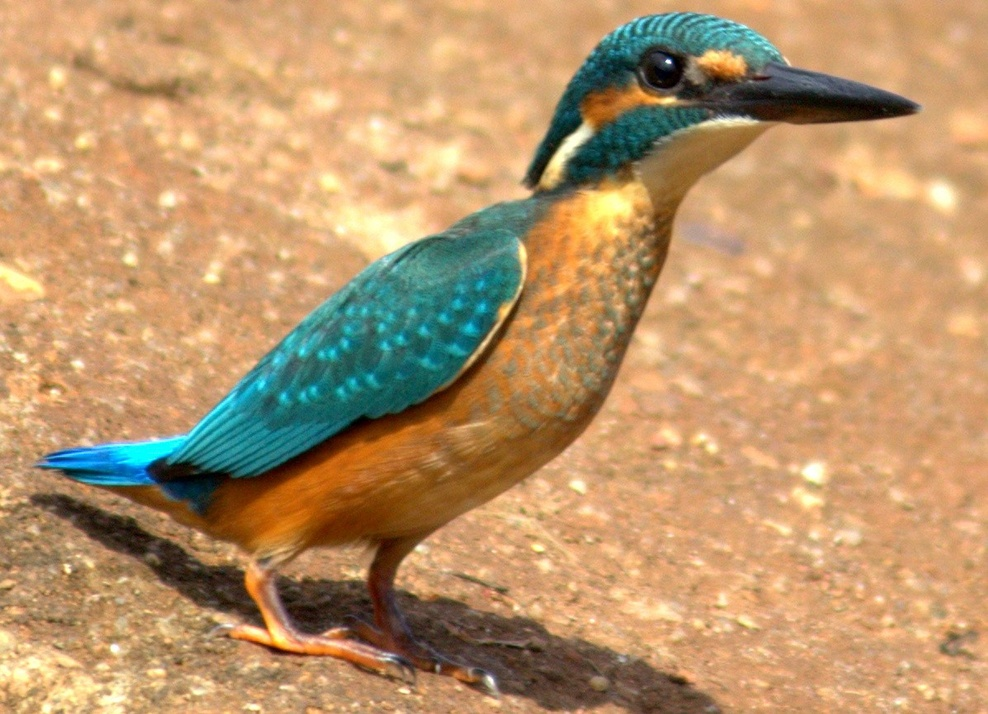
#> input picture OpenCV/LearningOpenCV/Kingfisher.jpg, 988 x 714 px, shrunk from 1197 x 866 before the run
$ jupyter execute 03_ColorHistogram.ipynb
#> lines starting #> are read from the running program, lines starting #| are printed output that depends on the picture
[cell 1]
import cv2
import numpy as np
from matplotlib import pyplot as plt

image = cv2.imread('Kingfisher.jpg')
#> image is the input picture: shape (714, 988, 3); mean B, G, R 106.7, 148.8, 185.4

plt.imshow(cv2.cvtColor(image, cv2.COLOR_BGR2RGB))

[cell 2]
color = ('b', 'g', 'r')
for i, col in enumerate(color):
    histogram2 = cv2.calcHist([image], [i], None, [256], [0, 256])
    plt.plot(histogram2, color = col)
    plt.xlim([0,256])

plt.show()
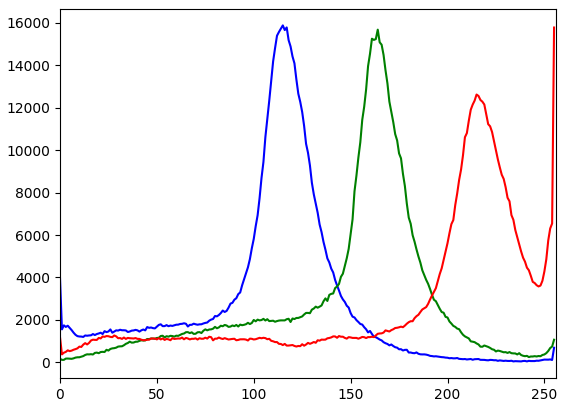
#> figure drawn by matplotlib, 1 panel; curve peaks at x = 115, y = 15882; curve peaks at x = 164, y = 15682; curve peaks at x = 255, y = 15782


$ run again, with OpenCV/LearningOpenCV/Pcock.png saved as OpenCV/LearningOpenCV/Kingfisher.jpg
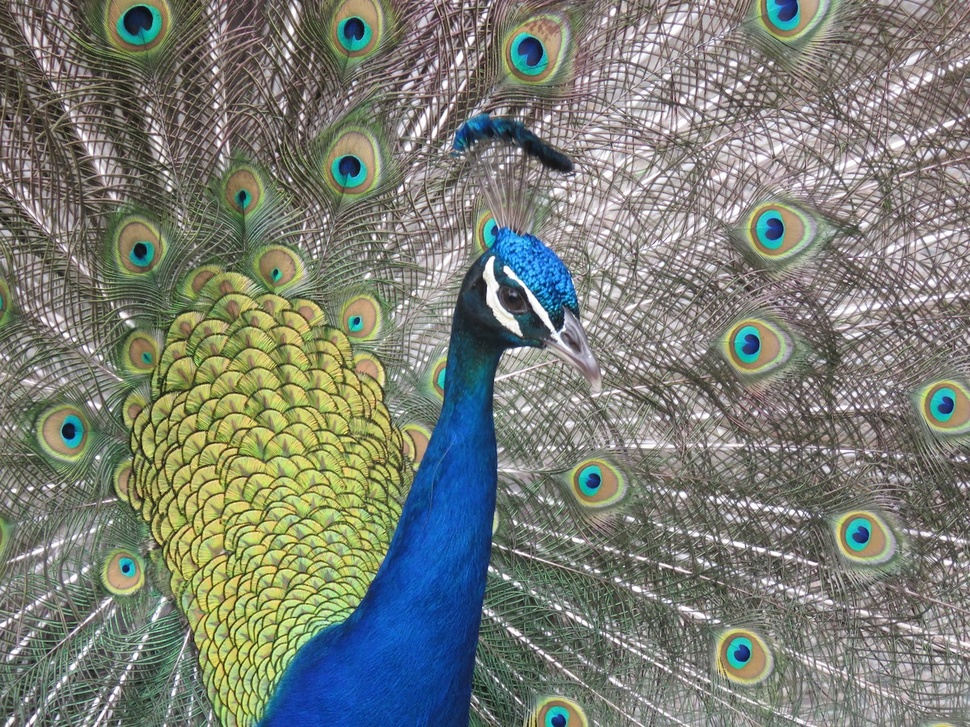
#> input picture OpenCV/LearningOpenCV/Pcock.png, 970 x 727 px, shrunk from 1200 x 900 before the run
#> image is the input picture: shape (727, 970, 3); mean B, G, R 117.4, 126.5, 122.4
#> `plt.show()`:
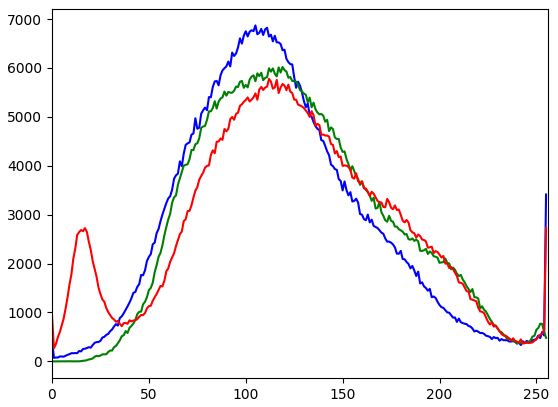
#> figure drawn by matplotlib, 1 panel; curve peaks at x = 105, y = 6871; curve peaks at x = 119, y = 6021; curve peaks at x = 112, y = 5777
